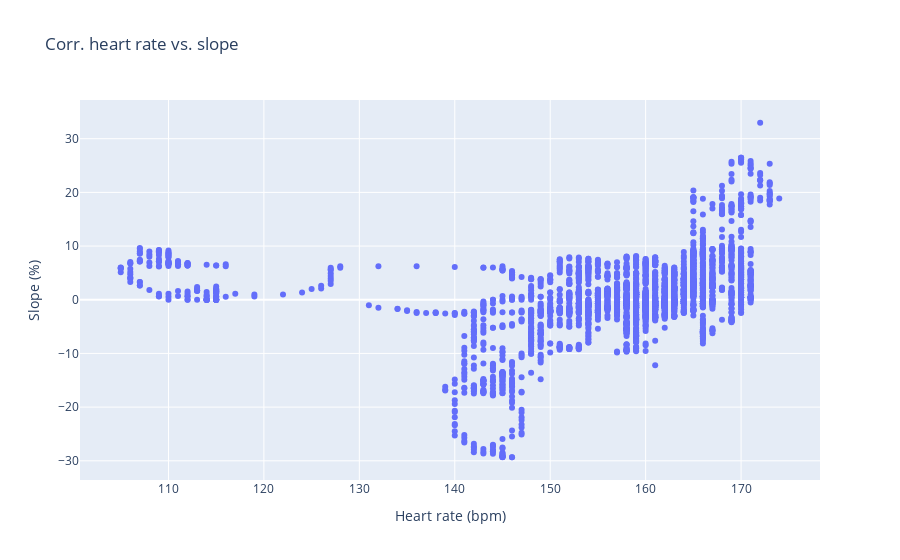

Notebook code for this chart:
### Code cell
corr_hr_slope_scatter = go.Figure()
corr_hr_slope_scatter.add_trace(go.Scatter(x = hr, 
                                   y = slope,
                                           mode = "markers"))
corr_hr_slope_scatter.update_layout(title = "Corr. heart rate vs. slope",
                                   xaxis_title = "Heart rate (bpm)",
                                   yaxis_title = "Slope (%)")
corr_hr_slope_scatter.show()

### Figure 1 — Plotly figure (JSON) as saved in the notebook; plotly's stock layout.template omitted (floating-point values rounded to 4 significant figures; data arrays with more than 128 entries replaced by an {"elided": "..."} marker saying what was removed)
{"data": [{"mode": "markers", "type": "scatter", "x": {"elided": "3366 int values"}, "y": {"elided": "3366 float values"}}], "layout": {"title": {"text": "Corr. heart rate vs. slope"}, "xaxis": {"title": {"text": "Heart rate (bpm)"}}, "yaxis": {"title": {"text": "Slope (%)"}}}}
